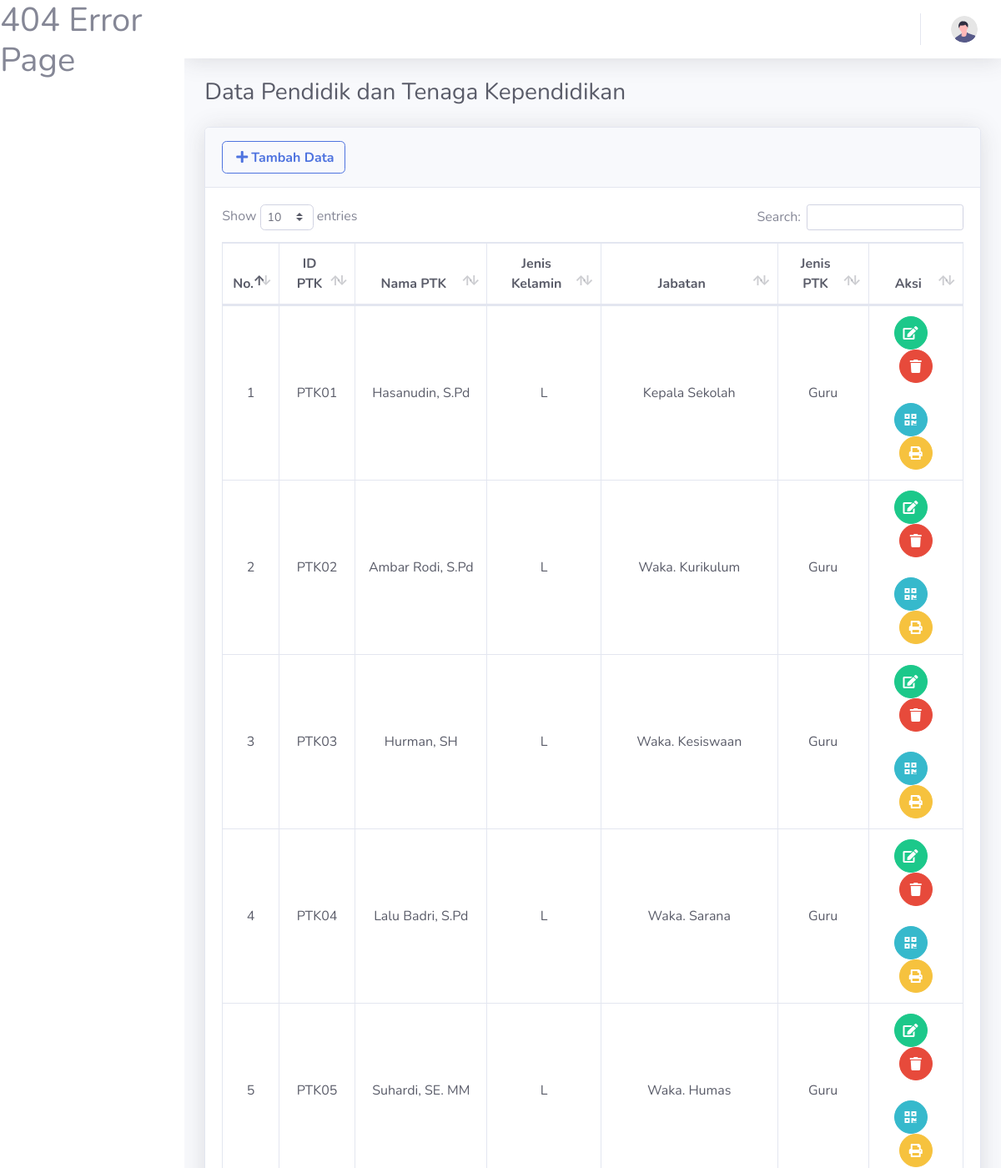
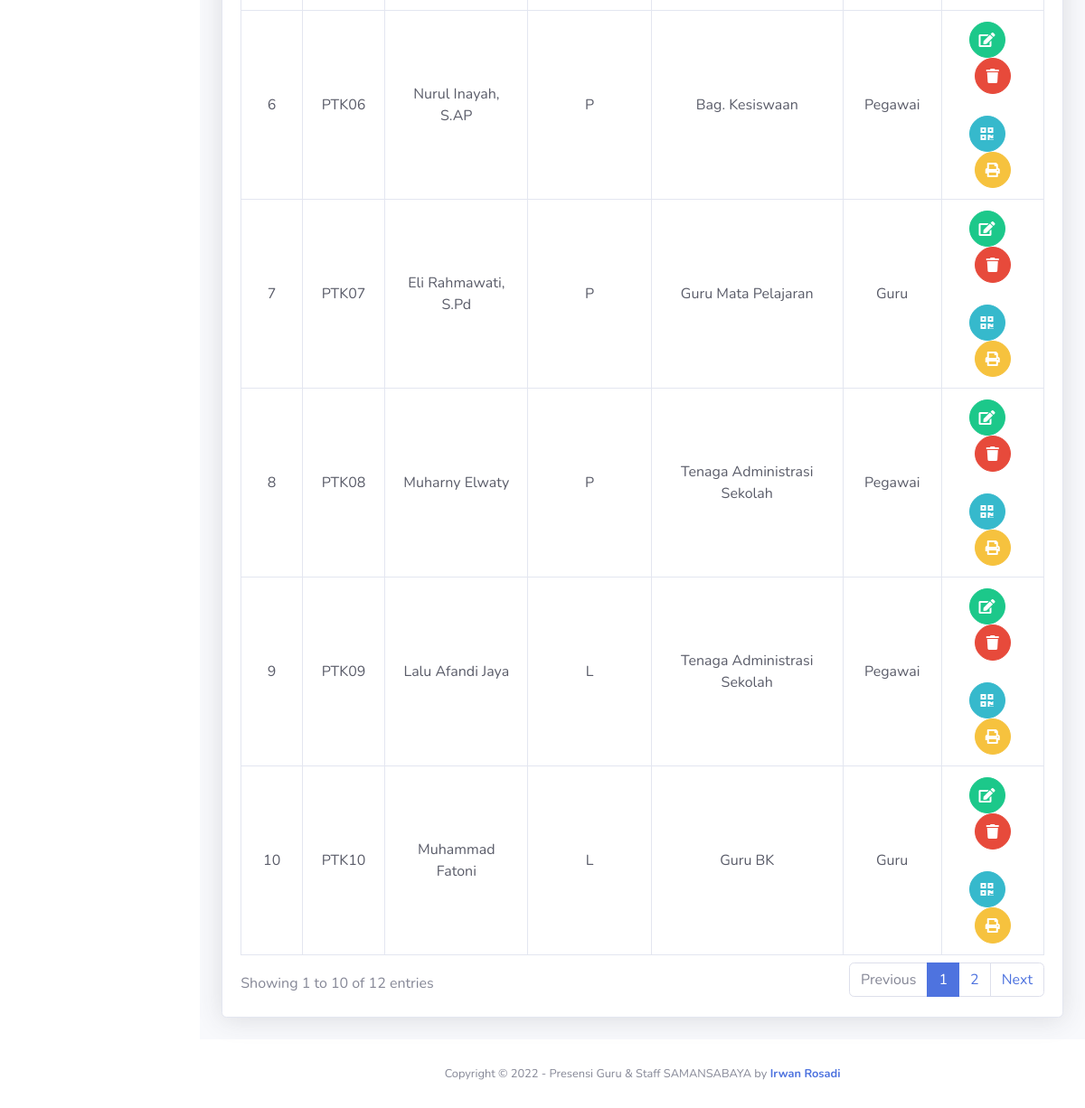
Page /TampilPTK.php on the committed database (2 pictures, top to bottom).
### tables this page shows
CREATE TABLE `tb_ptk` (
  `id_PTK` char(5) NOT NULL,
  `nama_PTK` varchar(45) NOT NULL,
  `jk_PTK` char(2) NOT NULL,
  `jabatan_PTK` varchar(50) NOT NULL,
  `jenis_PTK` varchar(20) NOT NULL
);

### TampilPTK.php (the view)
<?php
     require_once 'Layout/Header.php';
    require_once 'Koneksi.php';
 ?>
<div class="container-fluid">
 <div class="d-sm-flex align-items-center justify-content-between mb-4">
  <h1 class="h3 mb-0 text-gray-800">Data Pendidik dan Tenaga Kependidikan</h1>
</div>
        <div class="card shadow mb-4">
            <div class="card-header py-3">
                <a href="TambahPTK.php" class="btn btn-outline-primary">
                    <i class="fa fa-plus p-1"></i><strong>Tambah Data</strong>
                </a>&nbsp;&nbsp;
            </div>
                <div class="card-body">
                    <div class="table-responsive">
                        <table class="table table-bordered text-gray-800" id="dataTable" width="100%" cellspacing="0">
                            <thead>
                                <tr align='center' bgcolor=''>
                                    <th>No.</th>
                                    <th>ID PTK</th>
                                    <th>Nama PTK</th>
                                    <th>Jenis Kelamin</th>
                                    <th>Jabatan</th>
                                    <th>Jenis PTK</th>
                                    <th>Aksi</th>
                                </tr>
                            </thead>
                            <tbody>
                                <?php
                                    $no = 1;
                                    $query = mysqli_query($koneksi, "SELECT * FROM tb_ptk");
                                    if(mysqli_num_rows($query) > 0){
                                    while ($data = mysqli_fetch_array($query)) {
                                ?>
                                    <tr align="center">
                                        <td><?php echo $no++?></td>
                                        <td><?php echo $data['id_PTK'];?></td>
                                        <td><?php echo $data['nama_PTK'];?></td>
                                        <td><?php echo $data['jk_PTK'];?></td>
                                        <td><?php echo $data['jabatan_PTK'];?></td>
                                        <td><?php echo $data['jenis_PTK'];?></td>
                                        <td>
                                            <a href="UbahPTK.php?id_PTK=<?php echo $data["id_PTK"]; ?>" class="btn btn-success btn-circle">
                                                <i class="fa fa-edit" data-toggle="tooltip" title="Edit"></i>
                                            </a>&nbsp;&nbsp;&nbsp;
                                            <a href="HapusPTK.php?id_PTK=<?php echo $data['id_PTK']?>" class="btn btn-danger btn-circle" onclick="return confirm('Anda yakin akan menghapus Data atas nama <?php echo $data['nama_PTK'];?> ?')">
                                                <i class="fas fa-trash" data-toggle="tooltip" title="Hapus" ></i>
                                            </a><br><br>
                                            <a href="buatQRCode.php?id_PTK=<?php echo $data['id_PTK']?>&nomor=<?php echo $data['id_PTK']?>" class="btn btn-info btn-circle">
                                                <i class="fas fa-qrcode" data-toggle="tooltip" title="Buat QR Code" ></i>
                                            </a>&nbsp;&nbsp;&nbsp;
                                            <a href="CetakQRcodePTK.php?id_PTK=<?php echo $data['id_PTK']?>" target="_blank" class="btn btn-warning btn-circle" >
                                                <i class="fa fa-print" data-toggle="tooltip" title="Cetak QR Code" ></i>
                                            </a>
                                        </td>
                                    </tr>
                                    <?php }} else{ ?>
                                    <tr>
                                        <td colspan="7" align="center"><h6 style="font-weight: bold; color:red; font-size:15px;">Data Kosong<h6></td>
                                    </tr>
                                <?php } ?>
                            </tbody>
                        </table>
                    </div>
                </div>
            </div>
     </div>
<?php
     require_once 'Layout/Footer.php';

### Layout/Header.php (style rules this page uses)
.table > tbody > tr > * { vertical-align: middle; }

### rows in the picture
tb_ptk: id_PTK "PTK01", nama_PTK "Hasanudin, S.Pd", jk_PTK "L", jabatan_PTK "Kepala Sekolah", jenis_PTK "Guru"
tb_ptk: id_PTK "PTK02", nama_PTK "Ambar Rodi, S.Pd", jk_PTK "L", jabatan_PTK "Waka. Kurikulum", jenis_PTK "Guru"
tb_ptk: id_PTK "PTK03", nama_PTK "Hurman, SH", jk_PTK "L", jabatan_PTK "Waka. Kesiswaan", jenis_PTK "Guru"
tb_ptk: id_PTK "PTK04", nama_PTK "Lalu Badri, S.Pd", jk_PTK "L", jabatan_PTK "Waka. Sarana", jenis_PTK "Guru"
tb_ptk: id_PTK "PTK05", nama_PTK "Suhardi, SE. MM", jk_PTK "L", jabatan_PTK "Waka. Humas", jenis_PTK "Guru"
tb_ptk: id_PTK "PTK06", nama_PTK "Nurul Inayah, S.AP", jk_PTK "P", jabatan_PTK "Bag. Kesiswaan", jenis_PTK "Pegawai"
tb_ptk: id_PTK "PTK07", nama_PTK "Eli Rahmawati, S.Pd", jk_PTK "P", jabatan_PTK "Guru Mata Pelajaran", jenis_PTK "Guru"
tb_ptk: id_PTK "PTK08", nama_PTK "Muharny Elwaty", jk_PTK "P", jabatan_PTK "Tenaga Administrasi Sekolah", jenis_PTK "Pegawai"
tb_ptk: id_PTK "PTK09", nama_PTK "Lalu Afandi Jaya", jk_PTK "L", jabatan_PTK "Tenaga Administrasi Sekolah", jenis_PTK "Pegawai"
tb_ptk: id_PTK "PTK10", nama_PTK "Muhammad Fatoni", jk_PTK "L", jabatan_PTK "Guru BK", jenis_PTK "Guru"
